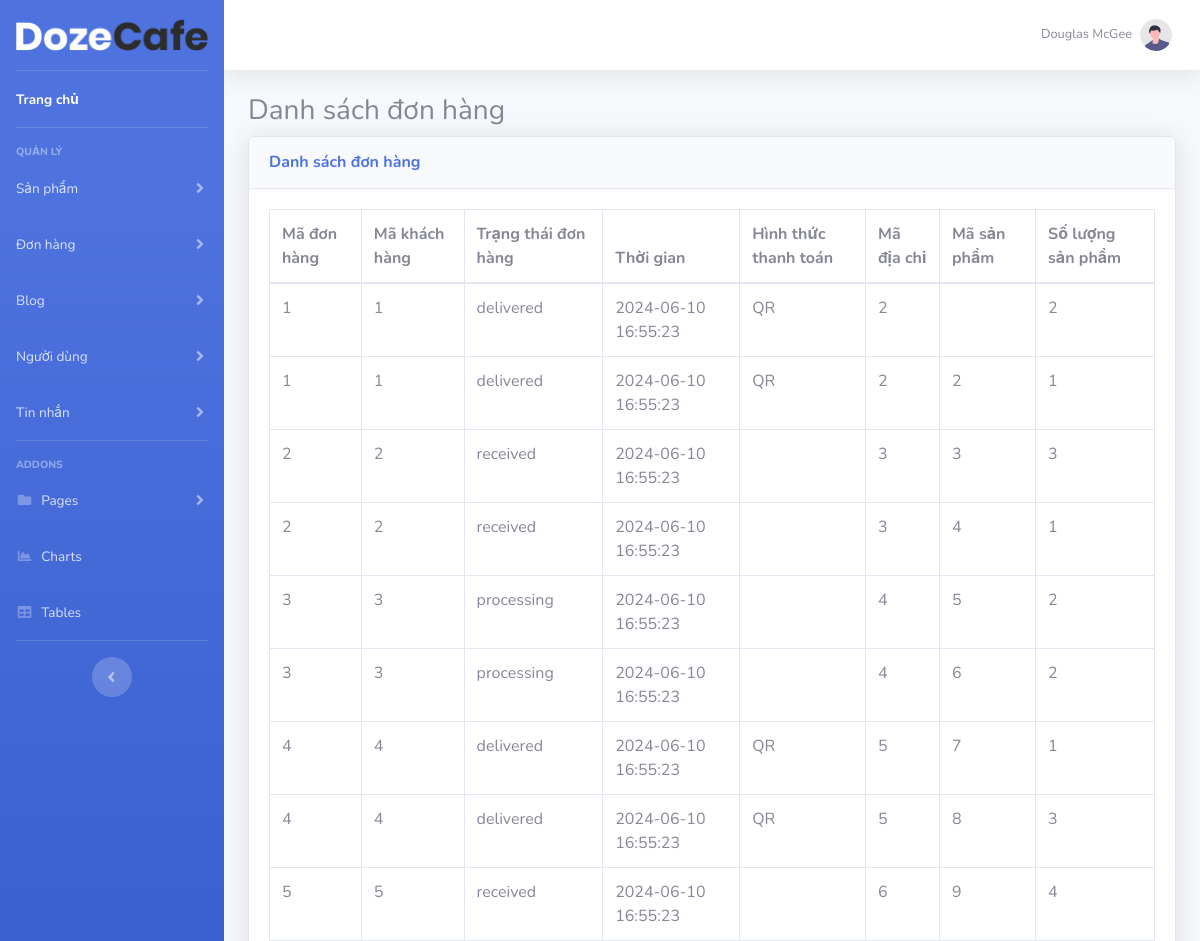
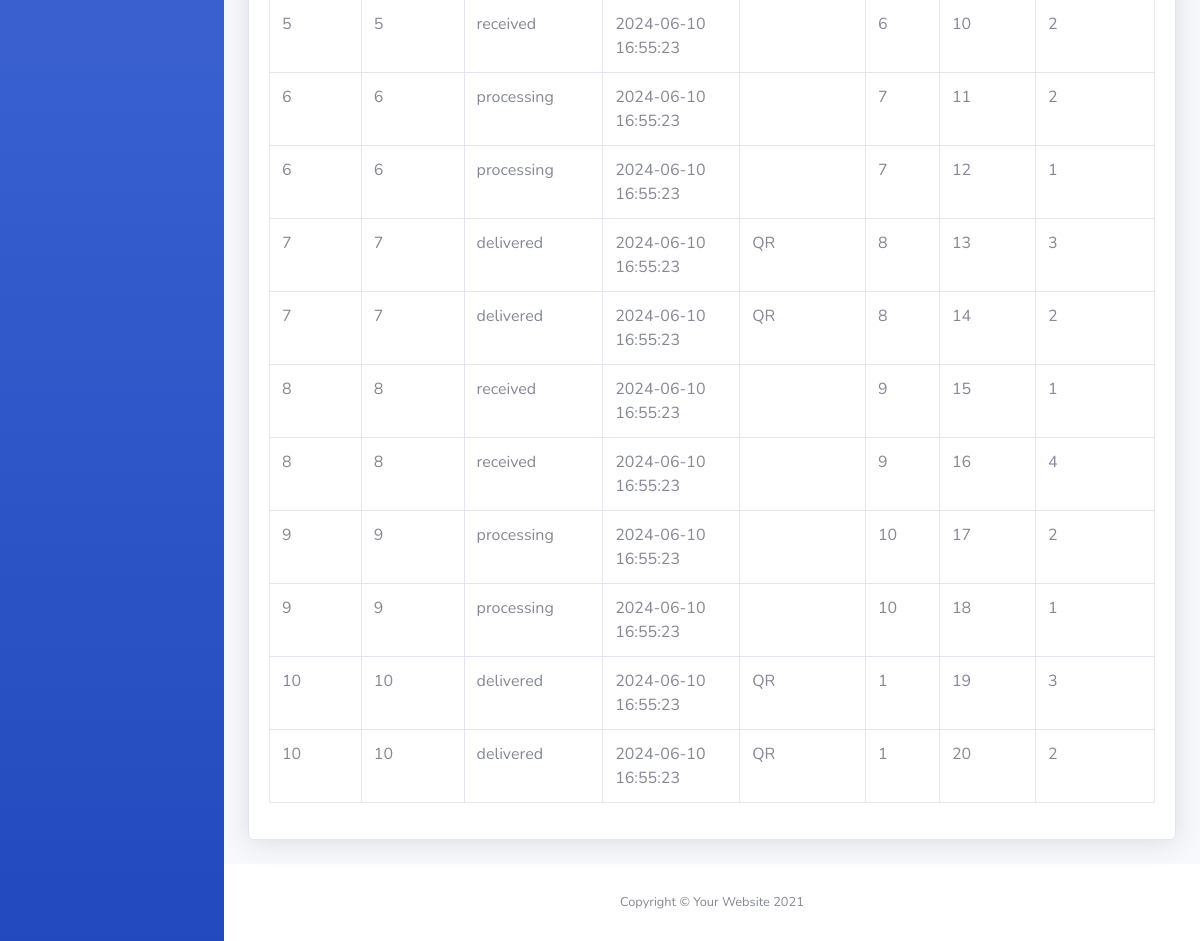
/admin_page/lietkedonhang.php, run on an earlier commit of the app's database (2 pictures, top to bottom).
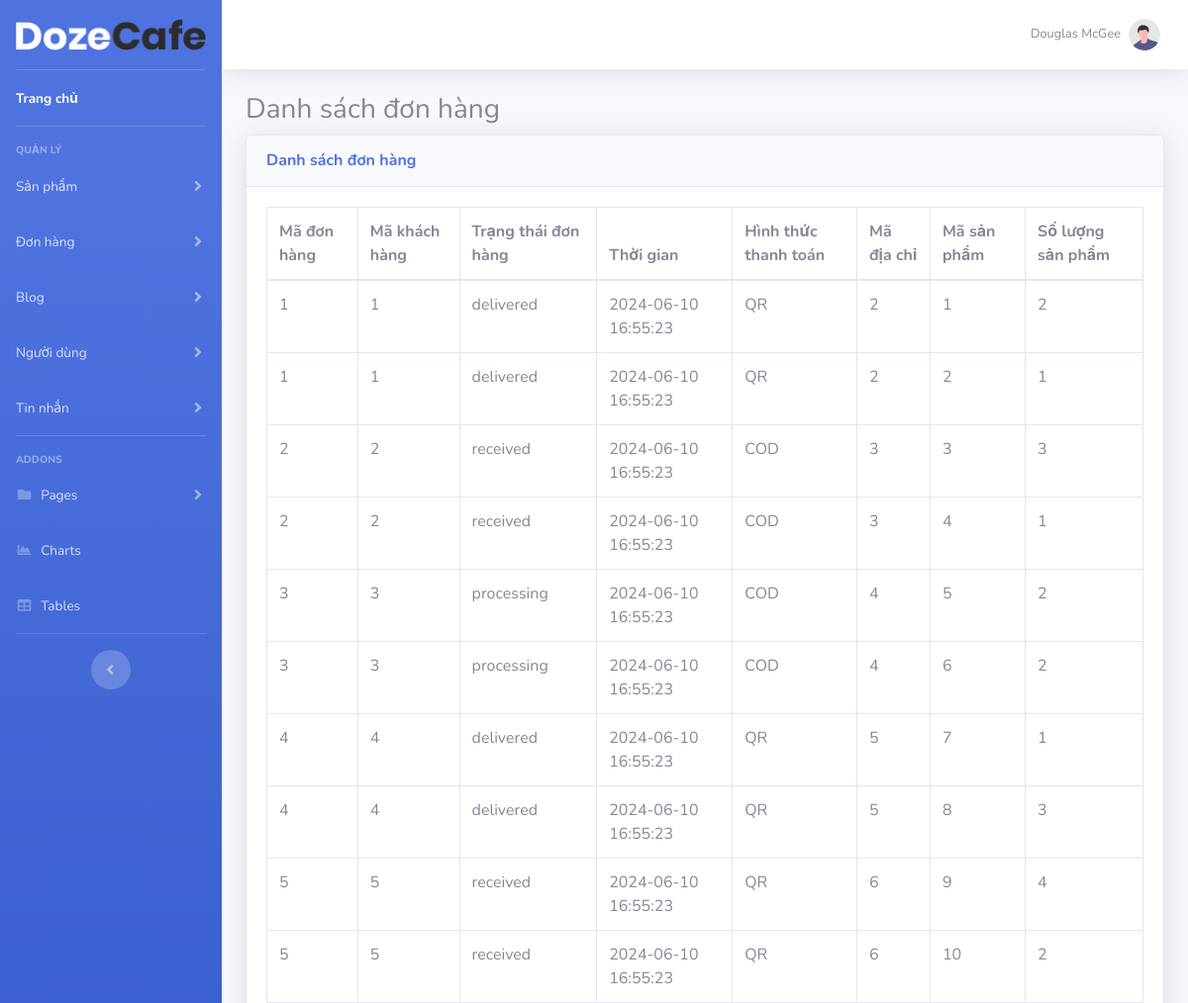
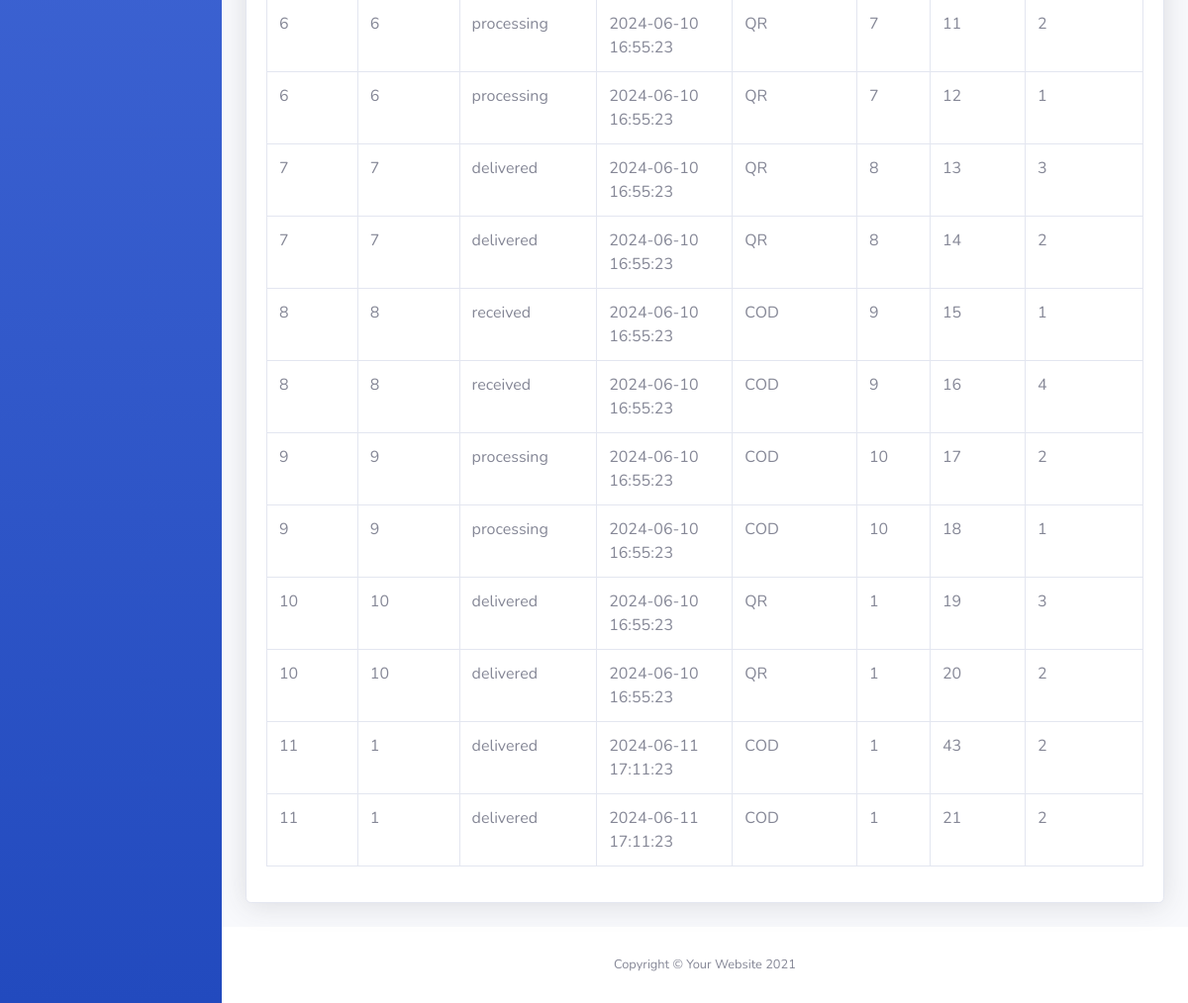
And on a later commit of the database (2 pictures, top to bottom).
### tables this page shows
CREATE TABLE `orders_detail` (
  `orders_id` int(11) DEFAULT NULL,
  `products_id` int(11) DEFAULT NULL,
  `quantity` int(11) DEFAULT NULL
);

CREATE TABLE `orders` (
  `id` int(11) NOT NULL,
  `users_id` int(11) NOT NULL,
  `status` enum('delivered','received','processing') DEFAULT NULL,
  `created_at` datetime DEFAULT NULL,
  `payment_method` enum('QR','COD') DEFAULT NULL,
  `address_id` int(11) DEFAULT NULL
);

### admin_page/lietkedonhang.php (the view, shortened to what this page needs)
<?php include("includes/header.php"); ?>
<div>
    <h3>Danh sách đơn hàng</h3>
    <div class="card shadow mb-4">
        <div class="card-header py-3">
            <h6 class="m-0 font-weight-bold text-primary">Danh sách đơn hàng</h6>
        </div>
        <div class="card-body">
            <div class="table-responsive">
                <table class="table table-bordered" id="dataTable" width="100%" cellspacing="0">
                    <thead>
                        <tr>
                            <th>Mã đơn hàng</th>
                            <th>Mã khách hàng</th>
                            <th>Trạng thái đơn hàng</th>
                            <th>Thời gian</th>
                            <th>Hình thức thanh toán</th>
                            <th>Mã địa chỉ</th>
                            <th>Mã sản phẩm</th>
                            <th>Số lượng sản phẩm</th>
                        </tr>
                    </thead>
                    <tbody>
                    <?php
                        require("db/conn.php");
                        $sql_str = "SELECT o.id AS order_id, o.users_id, o.status, o.created_at, o.payment_method, o.address_id, od.products_id, od.quantity
                                    FROM orders o
                                    JOIN orders_detail od ON od.orders_id = o.id;";
                        $result = mysqli_query($conn, $sql_str);
                        while ($row = mysqli_fetch_assoc($result)) {
                    ?>
                        <tr>
                            <td><?= htmlspecialchars($row['order_id']) ?></td>
                            <td><?= htmlspecialchars($row['users_id']) ?></td>
                            <td><?= htmlspecialchars($row['status']) ?></td>
                            <td><?= htmlspecialchars($row['created_at']) ?></td>
                            <td><?= htmlspecialchars($row['payment_method']) ?></td>
                            <td><?= htmlspecialchars($row['address_id']) ?></td>
                            <td><?= htmlspecialchars($row['products_id']) ?></td>
                            <td><?= htmlspecialchars($row['quantity']) ?></td>
                        </tr>
                    <?php
                        }
                    ?>
                    </tbody>
                </table>
            </div>
        </div>
    </div>
</div>
<?php include("includes/footer.php"); ?>

### admin_page/includes/header.php (shortened to what this page needs)
<!DOCTYPE html>
<html lang="en">
<head>
    <link href="vendor/fontawesome-free/css/all.min.css" rel="stylesheet" type="text/css">
    <link href="css/sb-admin-2.min.css" rel="stylesheet">
</head>
<body id="page-top">
    <div id="wrapper">
        <?php include("includes/sidebar.php"); ?>
        <div id="content-wrapper" class="d-flex flex-column">
            <div id="content">
<?php include("includes/topbar.php"); ?>
                <div class="container-fluid">

### admin_page/includes/sidebar.php (shortened to what this page needs)
   <ul class="navbar-nav bg-gradient-primary sidebar sidebar-dark accordion" id="accordionSidebar">
<a class="sidebar-brand d-flex align-items-center justify-content-center" href="index.html">
    <div class="sidebar-brand-icon">
        <img src = "img/logo.png" class="img-fluid" alt="Responsive image">
    </div>
</a>
<hr class="sidebar-divider my-0">
<li class="nav-item active">
    <a class="nav-link" href="index.html">
        <span>Trang chủ</span></a>
</li>
<hr class="sidebar-divider">
<div class="sidebar-heading">
    Quản lý
</div>
<li class="nav-item">
    <a class="nav-link collapsed" href="#" data-toggle="collapse" data-target="#collapseProduct"
        aria-expanded="false" aria-controls="collapseProduct">
        <span>Sản phẩm</span>
    </a>
</li>
<li class="nav-item">
    <a class="nav-link collapsed" href="#" data-toggle="collapse" data-target="#collapseOrders"
        aria-expanded="false" aria-controls="collapseOrders">
        <span>Đơn hàng</span>
    </a>
</li>
<li class="nav-item">
    <a class="nav-link collapsed" href="#" data-toggle="collapse" data-target="#collapseBlog"
        aria-expanded="false" aria-controls="collapseBlog">
        <span>Blog</span>
    </a>
</li>
<li class="nav-item">
    <a class="nav-link collapsed" href="#" data-toggle="collapse" data-target="#collapseUsers"
        aria-expanded="false" aria-controls="collapseUsers">
        <span>Người dùng</span>
    </a>
</li>
<li class="nav-item">
    <a class="nav-link collapsed" href="#" data-toggle="collapse" data-target="#collapseMessages"
        aria-expanded="false" aria-controls="collapseMessages">
        <span>Tin nhắn</span>
    </a>
</li>
<hr class="sidebar-divider">
<div class="sidebar-heading">
    Addons
</div>
<li class="nav-item">
    <a class="nav-link collapsed" href="#" data-toggle="collapse" data-target="#collapsePages"
        aria-expanded="true" aria-controls="collapsePages">
        <i class="fas fa-fw fa-folder"></i>
        <span>Pages</span>
    </a>
</li>
<li class="nav-item">
    <a class="nav-link" href="charts.html">
        <i class="fas fa-fw fa-chart-area"></i>
        <span>Charts</span></a>
</li>
<li class="nav-item">
    <a class="nav-link" href="tables.html">
        <i class="fas fa-fw fa-table"></i>
        <span>Tables</span></a>
</li>
<hr class="sidebar-divider d-none d-md-block">
<div class="text-center d-none d-md-inline">
    <button class="rounded-circle border-0" id="sidebarToggle"></button>
</div>
</ul>

### admin_page/includes/topbar.php (shortened to what this page needs)
<nav class="navbar navbar-expand navbar-light bg-white topbar mb-4 static-top shadow">
<ul class="navbar-nav ml-auto">
<li class="nav-item dropdown no-arrow">
<a class="nav-link dropdown-toggle" href="#" id="userDropdown" role="button"
    data-toggle="dropdown" aria-haspopup="true" aria-expanded="false">
    <span class="mr-2 d-none d-lg-inline text-gray-600 small">Douglas McGee</span>
    <img class="img-profile rounded-circle"
        src="img/undraw_profile.svg">
</a>
</li>
</ul>
</nav>

### admin_page/includes/footer.php (shortened to what this page needs)
</div>
</div>
            <footer class="sticky-footer bg-white">
                <div class="container my-auto">
                    <div class="copyright text-center my-auto">
                        <span>Copyright &copy; Your Website 2021</span>
                    </div>
                </div>
            </footer>
        </div>
    </div>
</body>
</html>

### admin_page/lietkedonhang.php (style rules this page uses)
.table-responsive { overflow-x: auto; }

What changed in the data, as far as the page shows it:
removed orders_detail: orders "1", orders.users_id "1", orders.status "delivered", orders.created_at "2024-06-10 16:55:23", orders.payment_method "QR", orders.address_id "2", quantity "2"
added orders_detail: orders "1", orders.users_id "1", orders.status "delivered", orders.created_at "2024-06-10 16:55:23", orders.payment_method "QR", orders.address_id "2", products_id "1", quantity "2"
changed through a linked row, orders_detail id 3: orders.payment_method (not shown) → "COD"
changed through a linked row, orders_detail id 4: orders.payment_method (not shown) → "COD"
changed through a linked row, orders_detail id 5: orders.payment_method (not shown) → "COD"
changed through a linked row, orders_detail id 6: orders.payment_method (not shown) → "COD"
changed through a linked row, orders_detail id 9: orders.payment_method (not shown) → "QR"
changed through a linked row, orders_detail id 10: orders.payment_method (not shown) → "QR"
changed through a linked row, orders_detail id 11: orders.payment_method (not shown) → "QR"
changed through a linked row, orders_detail id 12: orders.payment_method (not shown) → "QR"
changed through a linked row, orders_detail id 15: orders.payment_method (not shown) → "COD"
changed through a linked row, orders_detail id 16: orders.payment_method (not shown) → "COD"
changed through a linked row, orders_detail id 17: orders.payment_method (not shown) → "COD"
changed through a linked row, orders_detail id 18: orders.payment_method (not shown) → "COD"
added orders_detail: orders "11", orders.users_id "1", orders.status "delivered", orders.created_at "2024-06-11 17:11:23", orders.payment_method "COD", orders.address_id "1", products_id "43", quantity "2"
added orders_detail: orders "11", orders.users_id "1", orders.status "delivered", orders.created_at "2024-06-11 17:11:23", orders.payment_method "COD", orders.address_id "1", products_id "21", quantity "2"
